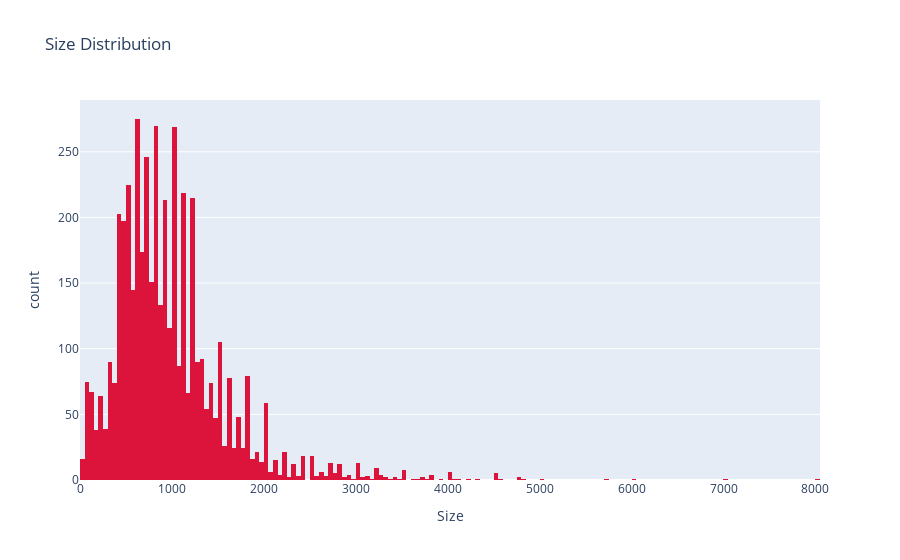

The notebook cell saved with this chart:
### Code cell
px.histogram(df, x="Size", color_discrete_sequence=['crimson'],title="Size Distribution")

### Figure 1 — Plotly figure (JSON) as saved in the notebook; plotly's stock layout.template omitted (floating-point values rounded to 4 significant figures; data arrays with more than 128 entries replaced by an {"elided": "..."} marker saying what was removed)
{"data": [{"alignmentgroup": "True", "bingroup": "x", "hovertemplate": "Size=%{x}<br>count=%{y}<extra></extra>", "legendgroup": "", "marker": {"color": "crimson", "pattern": {"shape": ""}}, "name": "", "offsetgroup": "", "orientation": "v", "showlegend": false, "type": "histogram", "x": {"elided": "4746 int values"}, "xaxis": "x", "yaxis": "y"}], "layout": {"barmode": "relative", "legend": {"tracegroupgap": 0}, "title": {"text": "Size Distribution"}, "xaxis": {"anchor": "y", "domain": [0, 1], "title": {"text": "Size"}}, "yaxis": {"anchor": "x", "domain": [0, 1], "title": {"text": "count"}}}}
